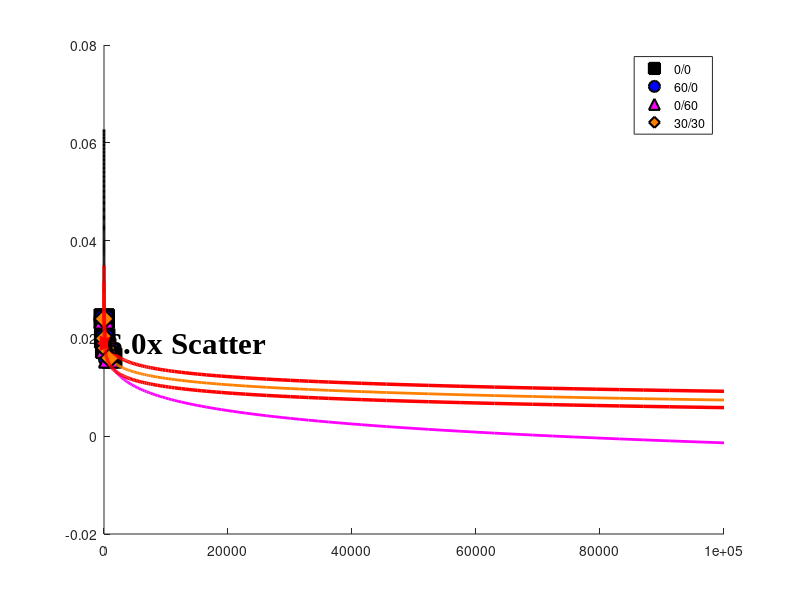

Reproduce this figure in MATLAB. (Note: this script raises an error after producing the figure.)
clc; clear; close all;

%%%%%%%%% Figure-14 (b)%%%%%%%%%%%%

%% ========================================================================
%% 1. INPUT DATA
%% ========================================================================
% Predicted Data (Simulation/Model)
pred_00   = [35, 111, 278, 1242];       
pred_600  = [17, 130, 440, 713];      
pred_060  = [9.4829, 150, 257, 736];       
pred_3030 = [6, 82, 311, 942.1]; 
  
strain_range_vals = [0.024, 0.020, 0.018, 0.016]; 
%% ========================================================================
%% 2. COLORS & DATA STRUCTURE
%% ========================================================================
c_black   = [0.0, 0.0, 0.0];    
c_blue    = [0.0, 0.0, 1.0];   
c_magenta = [1.0, 0.0, 1.0];    
c_orange  = [1.0, 0.5, 0.0];    
c_red     = [1.0, 0.0, 0.0];

p_data(1).sim = pred_00;   p_data(1).clr = c_black;   p_data(1).mkr = 's'; p_data(1).lbl = '0/0';
p_data(2).sim = pred_600;  p_data(2).clr = c_blue;    p_data(2).mkr = 'o'; p_data(2).lbl = '60/0';
p_data(3).sim = pred_060;  p_data(3).clr = c_magenta; p_data(3).mkr = '^'; p_data(3).lbl = '0/60';
p_data(4).sim = pred_3030; p_data(4).clr = c_orange;  p_data(4).mkr = 'd'; p_data(4).lbl = '30/30';
%% ========================================================================
%% 3. FIGURE SETUP & TRENDLINES
%% ========================================================================
figure('Color', 'w', 'Name', 'Global Band Simulation', 'Position', [200 200 900 850]); hold on;
all_preds = [pred_00; pred_600; pred_060; pred_3030];
sim_leg_handles = []; 

for i = 1:length(p_data)
    X_sim = p_data(i).sim;
    clr = p_data(i).clr;
    mkr = p_data(i).mkr;
    lbl = p_data(i).lbl;
    
    p = polyfit(log10(X_sim), strain_range_vals, 2); 
    
    if strcmp(lbl, '60/0')
        x_smooth = logspace(log10(min(X_sim)), log10(max(X_sim)), 200);
    elseif strcmp(lbl, '0/0')
        % Stop generating points after the maximum simulated X for 0/0
        x_smooth = logspace(log10(0.1), log10(max(X_sim)), 300);
    else
        x_smooth = logspace(log10(0.1), log10(100000), 300);
    end
    
    y_smooth = polyval(p, log10(x_smooth));
    
    % Hard cutoff: Ensure the 0/0 curve strictly stops at 0.016 strain
    if strcmp(lbl, '0/0')
        valid_idx = y_smooth >= 0.016;
        x_smooth = x_smooth(valid_idx);
        y_smooth = y_smooth(valid_idx);
    end
    
    plot(x_smooth, y_smooth, '-', 'Color', clr, ...
        'LineWidth', 2.0, 'HandleVisibility', 'off');
    
    sim_leg_handles(i) = plot(X_sim, strain_range_vals, mkr, 'MarkerSize', 14, ...
        'LineWidth', 1.5, 'MarkerEdgeColor', 'k', 'MarkerFaceColor', clr);
end
%% ========================================================================
%% 4. DRAW THE GLOBAL BAND (Red Band)
%% ========================================================================
all_x_flat = all_preds(:);
all_y_flat = repmat(strain_range_vals, size(all_preds,1), 1); 
all_y_flat = all_y_flat(:);
log_x_midpoints = (log10(pred_00) + log10(pred_3030)) / 2;
p_mid = polyfit(log_x_midpoints, strain_range_vals, 1); 

% leftward_nudge slides the WHOLE band (both edges). Set = 1 to keep the
% band centred on the data and do all asymmetry via fac_left/fac_right below.
leftward_nudge = 0.9; 
p_mid(2) = p_mid(2) + p_mid(1) * log10(leftward_nudge);
x_center_vals = 10.^((all_y_flat - p_mid(2)) / p_mid(1));
req_factors = max(all_x_flat ./ x_center_vals, x_center_vals ./ all_x_flat).^2;
global_factor = ceil(max(req_factors) * 10) / 10; 

% ---- INDEPENDENT EDGE FACTORS ----
% LEFT  edge sits at  L_mid / fac_left   (shorter life)
% RIGHT edge sits at  L_mid * fac_right  (longer life)
% Keep them EQUAL for a symmetric band; change one to move that edge only.
fac_left  = sqrt(global_factor);
fac_right = sqrt(global_factor);   % <-- set = fac_left to mirror the left edge
x_band = logspace(log10(0.1), log10(100000), 300);

plot(x_band, polyval(p_mid, log10(x_band * fac_left )), 'r-', 'LineWidth', 2.5, 'HandleVisibility', 'off'); % LEFT
plot(x_band, polyval(p_mid, log10(x_band / fac_right)), 'r-', 'LineWidth', 2.5, 'HandleVisibility', 'off'); % RIGHT
%% ========================================================================
%% 5. VISUALIZE FACTOR ARROW & TEXT
%% ========================================================================
y_viz = 0.019;
m = p_mid(1); c = p_mid(2);
log_x_mid = (y_viz - c) / m;
x_left_band  = 10^(log_x_mid) / fac_left;    % matches LEFT band line
x_right_band = 10^(log_x_mid) * fac_right;   % matches RIGHT band line

line([x_left_band, x_right_band], [y_viz, y_viz], ...
    'LineStyle', '--', 'Color', c_red, 'LineWidth', 2.5, 'HandleVisibility', 'off');

plot(x_left_band, y_viz, '<', 'MarkerEdgeColor', c_red, 'MarkerFaceColor', c_red, ...
    'MarkerSize', 10, 'HandleVisibility', 'off');
plot(x_right_band, y_viz, '>', 'MarkerEdgeColor', c_red, 'MarkerFaceColor', c_red, ...
    'MarkerSize', 10, 'HandleVisibility', 'off');

% Scatter text to the RIGHT of the band
text(x_right_band * 1.15, y_viz, ...
    sprintf('%.1fx Scatter', global_factor), ...
    'FontSize', 22, 'FontWeight', 'bold', 'HorizontalAlignment', 'left', ...
    'Color', 'k', 'FontName', 'Times New Roman');
%% ========================================================================
%% 6. FORMATTING
%% ========================================================================
lgd_sim = legend(sim_leg_handles, {p_data.lbl}, 'Location', 'northeast');
lgd_sim.FontSize = 24; title(lgd_sim, 'Dwell (s/s)'); 
xlim([1 50000]); ylim([0.016 0.024]);
set(gca, 'XScale', 'log', 'FontSize', 22, 'LineWidth', 2.0, ...
    'FontName', 'Times New Roman', 'TickDir', 'in'); 
box on; axis square; grid off;

xlabel('Cycles to Failure, $N_f$', 'Interpreter', 'latex', 'FontSize', 26);
ylabel('Strain Range, $\Delta\epsilon$', 'Interpreter', 'latex', 'FontSize', 26);

annotation('textbox', [0.15 0.15 0.30 0.13], ...
    'String', {'Temp = 980^{\circ}C', ...
               sprintf('Red solid: %.1fx', global_factor), ...
               'scatter band'}, ...
    'FontSize', 20, 'FontName', 'Times New Roman', ...
    'BackgroundColor', 'white', 'EdgeColor', 'k', 'LineWidth', 1.0);

exportgraphics(gcf, 'life_scatter_980_new.pdf', 'ContentType', 'vector');
hold off;
